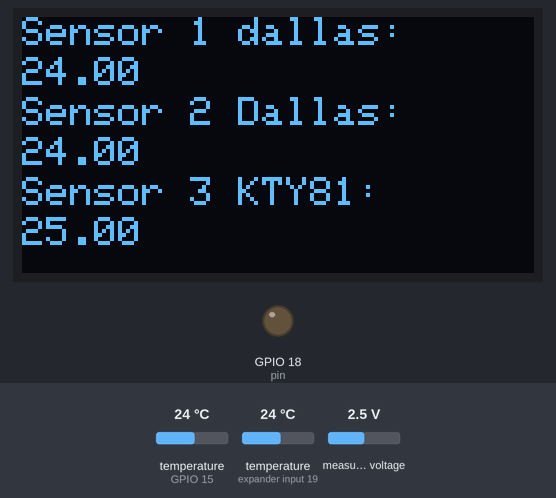
A sketch run on a simulated ESP32. On the bench: 128×64 one-colour display, output pins drawn as LEDs (lit = HIGH). The inputs (shaded band) are chosen by the test bench; at power-on: temperature (sensors on GPIO 15, expander input 19) 24 °C, measured voltage 2.5 V. WiFi joins after 1.5 s; servers stay silent unless stated; what the sketch prints to the serial monitor is not drawn.

Above: at 3.2 s.
3.3 s: temperature (sensor on GPIO 15) set to 12 °C
At 7.4 s:
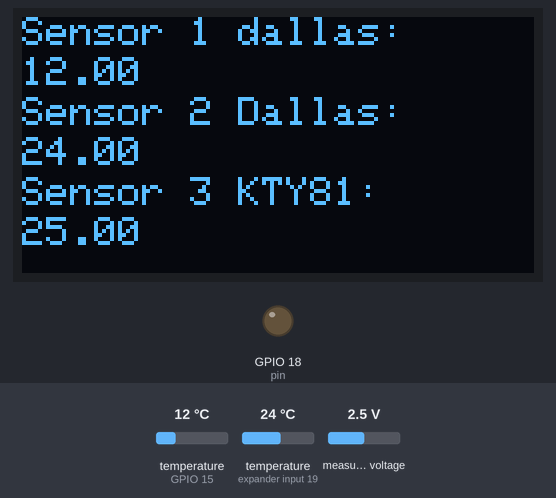
7.5 s: temperature (sensor on expander input 19) set to 12 °C
At 9.1 s:
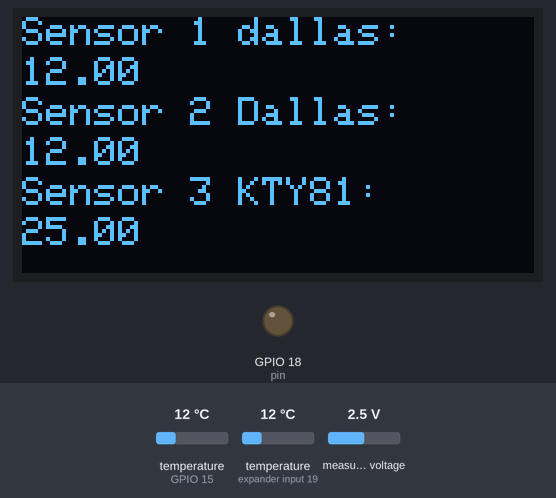
10.8 s: measured voltage set to 0.1 V
At 11.9 s:
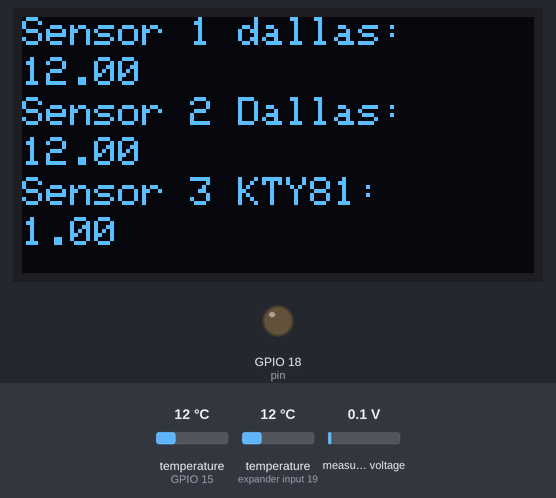
14.1 s: temperature (sensor on GPIO 15) set to 19 °C
At 14.94 s:
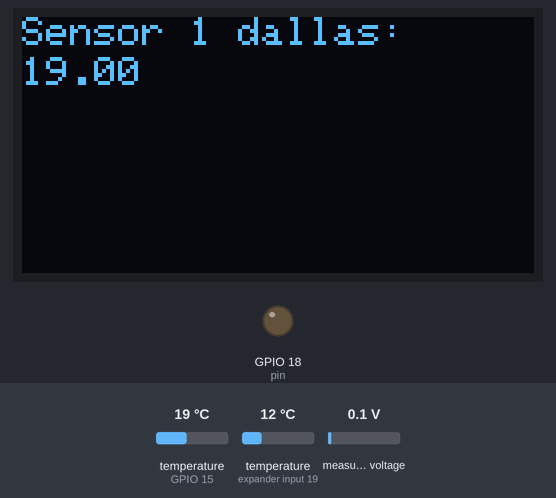
16.4 s: temperature (sensor on expander input 19) set to 19 °C
At 18.0 s:
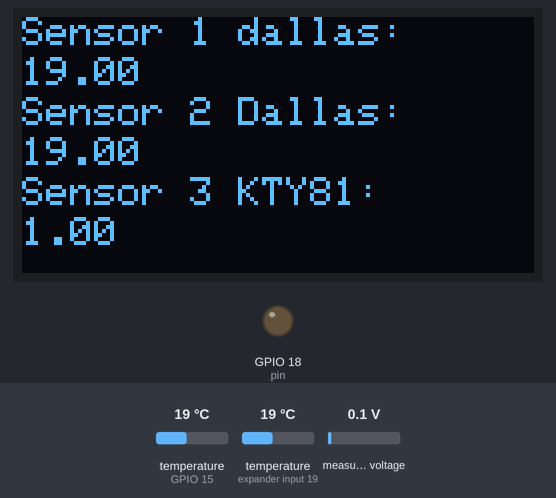
19.7 s: measured voltage set to 1.2 V
At 20.8 s:
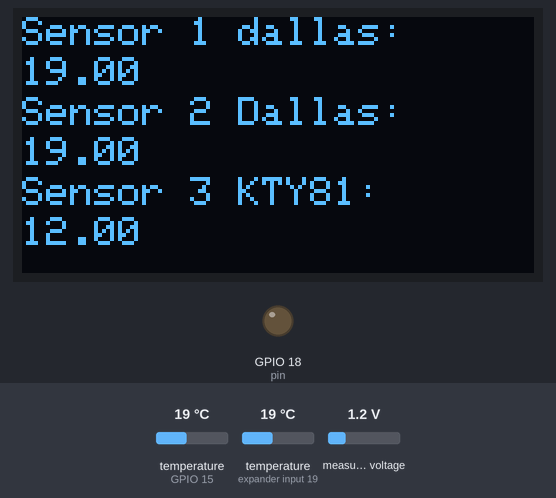
Timing chart, 0 to 22.7 s (numbered marks = the images above; inputs shaded):
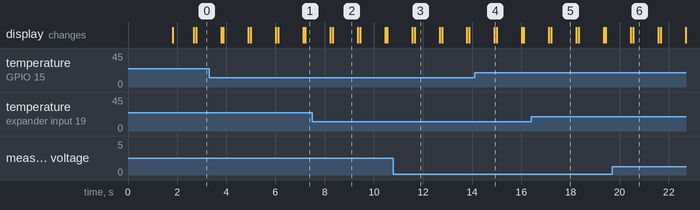

Measured:
- after the input at 3.3 s, the display: first changes after 0.49 s (image 1 shows a later state)
- after the input at 7.5 s, the display: first differs from a run without the input after 0.83 s (image 2)
- after the input at 10.8 s, the display: first differs from a run without the input after 0.86 s (image 3)
- after the input at 14.1 s, the display: changes after 0.80 s (image 4)
- after the input at 16.4 s, the display: first differs from a run without the input after 0.82 s (image 5)
- after the input at 19.7 s, the display: first differs from a run without the input after 0.86 s (image 6)
- what the display in image 2 shows lasts 1.0 s, from 8.3 s to 9.3 s

The sketch:

temperatuur_blynk.ino
```cpp
#define BLYNK_PRINT Serial

int pin        = 18;

#include <WiFi.h>
#include <WiFiClient.h>
#include <BlynkSimpleEsp32.h>
#include <OneWire.h>
#include <DallasTemperature.h>
#include <Wire.h>
#include <Adafruit_GFX.h>
#include <Adafruit_SSD1306.h>
#include <Adafruit_ADS1015.h>


// You should get Auth Token in the Blynk App.
// Go to the Project Settings (nut icon).
char auth[] = "iyFDjTSp0yOimpvd_AtXzQ7LQ9UHWpWJ";

// Your WiFi credentials.
// Set password to "" for open networks.
char ssid[] = "LAPTOP-OTLNMOI8 2568";
char pass[] = "1756{Bn9";

Adafruit_ADS1115 ads(0x48);
float temp = 0.0;
float temp1 = 0.0;

#define SCREEN_WIDTH 128 // OLED display width, in pixels
#define SCREEN_HEIGHT 64 // OLED display height, in pixels

// Declaration for an SSD1306 display connected to I2C (SDA, SCL pins)
Adafruit_SSD1306 display(SCREEN_WIDTH, SCREEN_HEIGHT, &Wire, -1);


// Data wire is connected to GPIO15
#define ONE_WIRE_BUS 15
// Setup a oneWire instance to communicate with a OneWire device
OneWire oneWire(ONE_WIRE_BUS);
// Pass our oneWire reference to Dallas Temperature sensor
DallasTemperature sensors(&oneWire);

DeviceAddress sensor1 = { 0x28, 0x38, 0x44, 0x9B, 0xB, 0x0, 0x0, 0x10 };
DeviceAddress sensor2 = { 0x28, 0x85, 0x3C, 0x9B, 0xB, 0x0, 0x0, 0xE };

void setup() {
  pinMode(pin, OUTPUT);
  pinMode(pin, HIGH);
  Serial.begin(115200);

  delay(10);
  Serial.print("Connecting to ");
  Serial.println(ssid);

  WiFi.begin(ssid, pass);
  int wifi_ctr = 0;
  while (WiFi.status() != WL_CONNECTED) {
    delay(500);
    Serial.print(".");
  }

  Serial.println("WiFi connected");

  Blynk.begin(auth, ssid, pass);

  if (!display.begin(SSD1306_SWITCHCAPVCC, 0x3C)) { // Address 0x3D for 128x64
    Serial.println(F("SSD1306 allocation failed"));
    for (;;);
  }
  Serial.begin(115200);
  sensors.begin();
  ads.begin();
}


void loop(){
    Blynk.run();

    Serial.println("Requesting temperatures...");
  sensors.requestTemperatures(); // Send the command to get temperatures
  Serial.println("DONE");

  Serial.print("Sensor 1(*C): ");
  Serial.println(sensors.getTempC(sensor1));


  Serial.print("Sensor 2(*C): ");
  Serial.println(sensors.getTempC(sensor2));

  display.clearDisplay();

  display.setTextSize(1);
  display.setTextColor(WHITE);
  display.setCursor(0, 0);
  // Display static text
  display.println("Sensor 1 dallas:");

  display.setTextSize(1);
  display.setTextColor(WHITE);
  display.setCursor(0, 10);
  // Display static text
  display.println(sensors.getTempC(sensor1));
  display.display();
  Blynk.virtualWrite(V1, sensors.getTempC(sensor1));

  display.setTextSize(1);
  display.setTextColor(WHITE);
  display.setCursor(0, 20);
  // Display static text
  display.println("Sensor 2 Dallas:");

  display.setTextSize(1);
  display.setTextColor(WHITE);
  display.setCursor(0, 30);
  // Display static text
  display.println(sensors.getTempC(sensor2));
  display.display();
  Blynk.virtualWrite(V2, sensors.getTempC(sensor2));

  int16_t adc0;

  adc0 = ads.readADC_SingleEnded(0);
  temp = (adc0 * 0.1875) / 1000; // convert ADC value into voltage
  temp1 = temp * 10;

  Serial.print("Sensor 3 KTY81: ");
  Serial.println(temp1, 7);
  Serial.println();

  display.setTextSize(1);
  display.setTextColor(WHITE);
  display.setCursor(0, 40);
  // Display static text
  display.println("Sensor 3 KTY81:");

  display.setTextSize(1);
  display.setTextColor(WHITE);
  display.setCursor(0, 50);
  // Display static text
  display.println(temp1);
  display.display();
  Blynk.virtualWrite(V3, temp1);


  delay(200);
}
```
